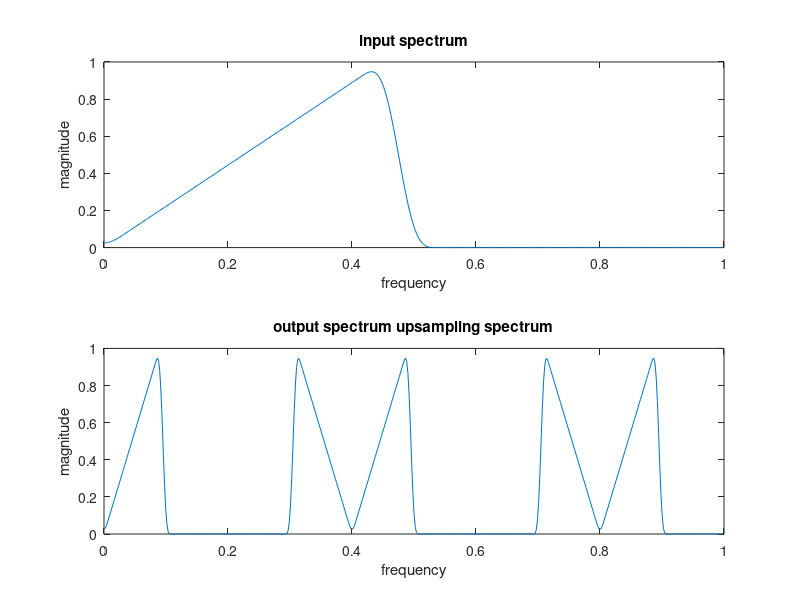

Write MATLAB code to recreate this figure.
clc;
clear all;
close all;
freq=[0 0.45 0.5 1];
mag=[0 1 0 0];
l=input('enter the up sampling factor:');
x=fir2(99,freq,mag);
[xz w]=freqz(x,1,512);
subplot(211)
plot(w/pi,abs(xz));
xlabel('frequency');
ylabel('magnitude');
title('input spectrum');
y=zeros(1,l*length(x));
y([1:l:length(y)])=x;
[yz w]=freqz(y,1,512);
subplot(212)
plot(w/pi,abs(yz));
xlabel('frequency');
ylabel('magnitude');
title('output spectrum upsampling spectrum');